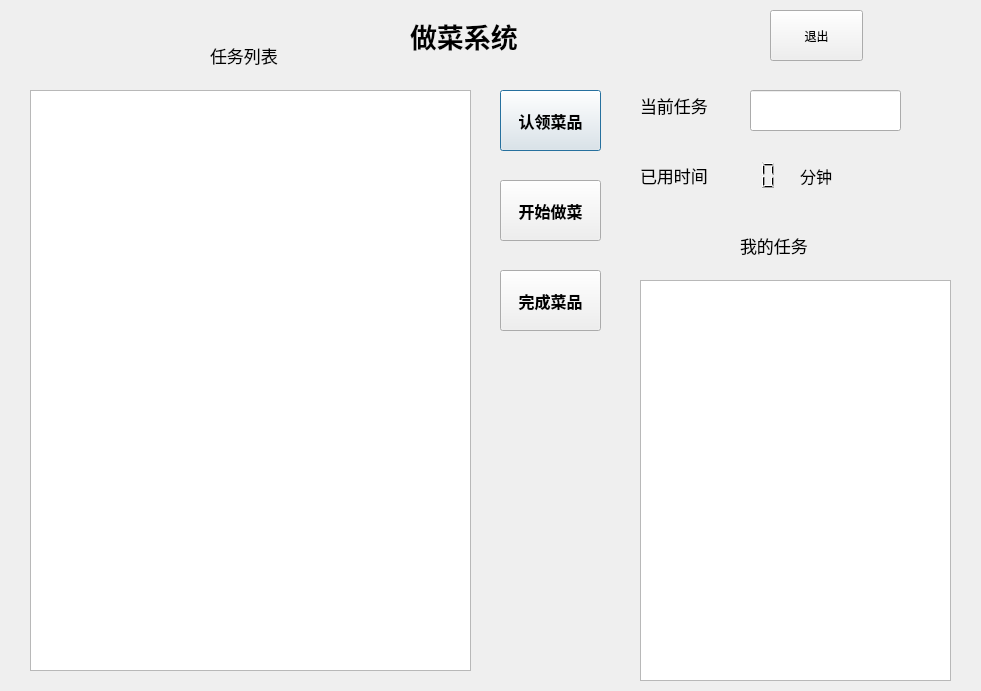
<?xml version="1.0" encoding="UTF-8"?>
<ui version="4.0">
 <class>CookView</class>
 <widget class="QDialog" name="CookView">
  <property name="geometry">
   <rect>
    <x>0</x>
    <y>0</y>
    <width>981</width>
    <height>691</height>
   </rect>
  </property>
  <property name="windowTitle">
   <string>Dialog</string>
  </property>
  <widget class="QTableWidget" name="all_mission_widget">
   <property name="geometry">
    <rect>
     <x>30</x>
     <y>90</y>
     <width>441</width>
     <height>581</height>
    </rect>
   </property>
  </widget>
  <widget class="QLabel" name="label">
   <property name="geometry">
    <rect>
     <x>410</x>
     <y>10</y>
     <width>161</width>
     <height>51</height>
    </rect>
   </property>
   <property name="font">
    <font>
     <pointsize>20</pointsize>
     <weight>75</weight>
     <bold>true</bold>
    </font>
   </property>
   <property name="text">
    <string>做菜系统</string>
   </property>
  </widget>
  <widget class="QLabel" name="label_2">
   <property name="geometry">
    <rect>
     <x>210</x>
     <y>40</y>
     <width>91</width>
     <height>31</height>
    </rect>
   </property>
   <property name="font">
    <font>
     <pointsize>13</pointsize>
    </font>
   </property>
   <property name="text">
    <string>任务列表</string>
   </property>
  </widget>
  <widget class="QPushButton" name="get_mission_btn">
   <property name="geometry">
    <rect>
     <x>500</x>
     <y>90</y>
     <width>101</width>
     <height>61</height>
    </rect>
   </property>
   <property name="font">
    <font>
     <pointsize>12</pointsize>
     <weight>75</weight>
     <bold>true</bold>
    </font>
   </property>
   <property name="text">
    <string>认领菜品</string>
   </property>
  </widget>
  <widget class="QTableWidget" name="my_mission_widget">
   <property name="geometry">
    <rect>
     <x>640</x>
     <y>280</y>
     <width>311</width>
     <height>401</height>
    </rect>
   </property>
  </widget>
  <widget class="QLabel" name="label_3">
   <property name="geometry">
    <rect>
     <x>740</x>
     <y>230</y>
     <width>131</width>
     <height>31</height>
    </rect>
   </property>
   <property name="font">
    <font>
     <pointsize>13</pointsize>
    </font>
   </property>
   <property name="text">
    <string>我的任务</string>
   </property>
  </widget>
  <widget class="QLCDNumber" name="time_count">
   <property name="geometry">
    <rect>
     <x>690</x>
     <y>160</y>
     <width>101</width>
     <height>31</height>
    </rect>
   </property>
   <property name="font">
    <font>
     <pointsize>12</pointsize>
    </font>
   </property>
   <property name="frameShape">
    <enum>QFrame::NoFrame</enum>
   </property>
  </widget>
  <widget class="QLabel" name="label_4">
   <property name="geometry">
    <rect>
     <x>640</x>
     <y>80</y>
     <width>121</width>
     <height>51</height>
    </rect>
   </property>
   <property name="font">
    <font>
     <pointsize>13</pointsize>
    </font>
   </property>
   <property name="text">
    <string>当前任务</string>
   </property>
  </widget>
  <widget class="QLineEdit" name="current_mission">
   <property name="geometry">
    <rect>
     <x>750</x>
     <y>90</y>
     <width>151</width>
     <height>41</height>
    </rect>
   </property>
  </widget>
  <widget class="QLabel" name="label_5">
   <property name="geometry">
    <rect>
     <x>800</x>
     <y>150</y>
     <width>81</width>
     <height>51</height>
    </rect>
   </property>
   <property name="font">
    <font>
     <pointsize>12</pointsize>
    </font>
   </property>
   <property name="text">
    <string>分钟</string>
   </property>
  </widget>
  <widget class="QLabel" name="label_6">
   <property name="geometry">
    <rect>
     <x>640</x>
     <y>150</y>
     <width>121</width>
     <height>51</height>
    </rect>
   </property>
   <property name="font">
    <font>
     <pointsize>13</pointsize>
    </font>
   </property>
   <property name="text">
    <string>已用时间</string>
   </property>
  </widget>
  <widget class="QPushButton" name="finish_mission_btm">
   <property name="geometry">
    <rect>
     <x>500</x>
     <y>270</y>
     <width>101</width>
     <height>61</height>
    </rect>
   </property>
   <property name="font">
    <font>
     <pointsize>12</pointsize>
     <weight>75</weight>
     <bold>true</bold>
    </font>
   </property>
   <property name="text">
    <string>完成菜品</string>
   </property>
  </widget>
  <widget class="QPushButton" name="begin_mission_btn">
   <property name="geometry">
    <rect>
     <x>500</x>
     <y>180</y>
     <width>101</width>
     <height>61</height>
    </rect>
   </property>
   <property name="font">
    <font>
     <pointsize>12</pointsize>
     <weight>75</weight>
     <bold>true</bold>
    </font>
   </property>
   <property name="text">
    <string>开始做菜</string>
   </property>
  </widget>
  <widget class="QPushButton" name="quit_btn">
   <property name="geometry">
    <rect>
     <x>770</x>
     <y>10</y>
     <width>93</width>
     <height>51</height>
    </rect>
   </property>
   <property name="text">
    <string>退出</string>
   </property>
  </widget>
  <zorder>all_mission_widget</zorder>
  <zorder>label</zorder>
  <zorder>label_2</zorder>
  <zorder>get_mission_btn</zorder>
  <zorder>my_mission_widget</zorder>
  <zorder>label_3</zorder>
  <zorder>label_4</zorder>
  <zorder>current_mission</zorder>
  <zorder>time_count</zorder>
  <zorder>label_5</zorder>
  <zorder>label_6</zorder>
  <zorder>finish_mission_btm</zorder>
  <zorder>begin_mission_btn</zorder>
  <zorder>quit_btn</zorder>
 </widget>
 <resources/>
 <connections/>
</ui>
